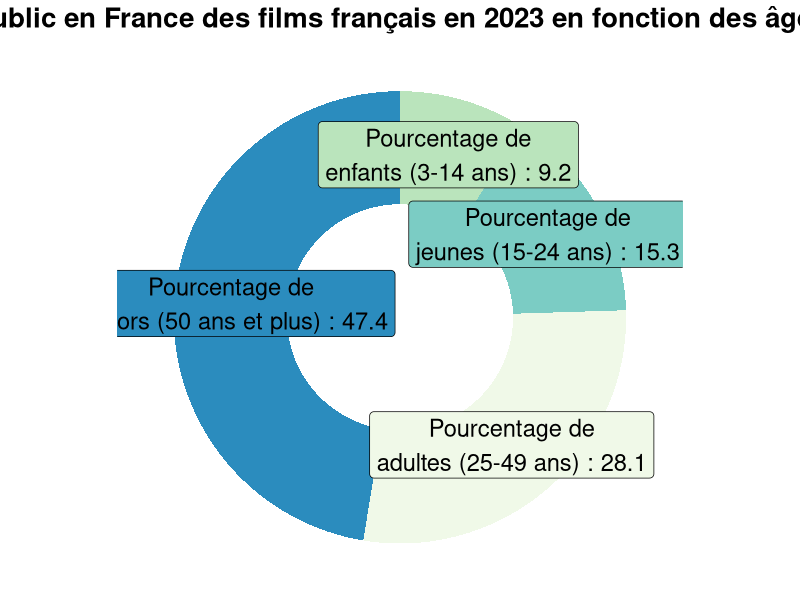

Here is the R script that generated this plot:
# Charger la librairie nécessaire
library(ggplot2)

# Charger les données depuis un fichier CSV
data <- read.csv("data/csv/age_public_donut.csv") 

# Renommer la colonne 'count1' en '2023', pour que ce soit plus clair pour moi
colnames(data)[colnames(data) == "count1"] <- "2023"

# Vérifier que les données ont bien été chargées
head(data)

# Calculer les pourcentages
data$fraction <- data$'2023' / sum(data$'2023')

# Calculer les pourcentages cumulés (haut de chaque rectangle)
data$ymax <- cumsum(data$fraction)

# Calculer le bas de chaque rectangle, important pour pouvoir positionner les labels correctement
data$ymin <- c(0, head(data$ymax, n=-1))

# Calculer la position des labels
data$labelPosition <- (data$ymax + data$ymin) / 2

# Créer un label 
data$label <- paste0("Pourcentage de\n", data$age," : ", data$'2023')

# Créer le graphique
ggplot(data, aes(ymax=ymax, ymin=ymin, xmax=4, xmin=3, fill=age)) +
  geom_rect() +
  geom_label(x=3.5, aes(y=labelPosition, label=label), size=6) +
  scale_fill_brewer(palette=4) +
  coord_polar(theta="y") +
  xlim(c(2, 4)) +
  theme_void() +
  theme(legend.position = "none") +
  
  # Ajouter un titre personnalisé
  ggtitle("Public en France des films français en 2023 en fonction des âges") +  # Titre de la carte
  theme(plot.title = element_text(hjust = 0.5, size = 20, face = "bold"))  # Centrer et personnaliser le titre
